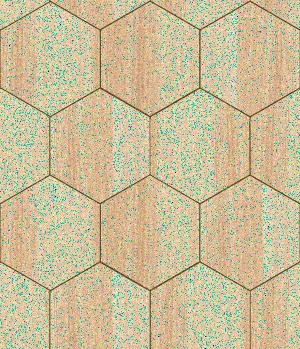
#> input picture 06-image-filtering/wood_gauss.jpg, 300 x 349 px
$ python bilateral_filter.py
#> lines starting #> are read from the running program, lines starting #| are printed output that depends on the picture
import cv2 as cv
import numpy as np
from matplotlib import pyplot as plt

# Load and blur image
img = cv.imread('wood_gauss.jpg')
#> img is the input picture: shape (349, 300, 3); mean B, G, R 154, 189.9, 203.4
img2 = cv.imread('wood_salt_and_pepper.jpg')
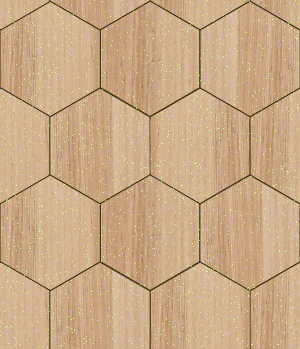
#> input picture 06-image-filtering/wood_salt_and_pepper.jpg, 300 x 349 px
#> img2 is the input picture: shape (349, 300, 3); mean B, G, R 134.3, 169.9, 203.1
blur = cv.bilateralFilter(img,9,75,75)
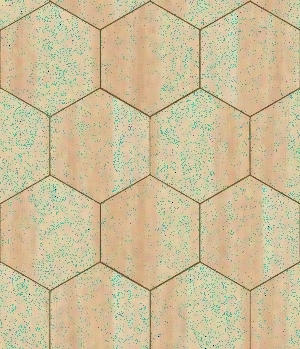
#> blur: shape (349, 300, 3); mean B, G, R 154.8, 190.7, 205.1
blur2 = cv.bilateralFilter(img2,9,75,75)
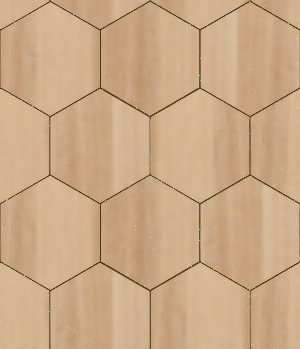
#> blur2: shape (349, 300, 3); mean B, G, R 134.1, 169.7, 202.9

# Convert color from bgr (OpenCV default) to rgb
img_rgb = cv.cvtColor(img, cv.COLOR_BGR2RGB)
blur_rgb = cv.cvtColor(blur, cv.COLOR_BGR2RGB)
img_rgb2 = cv.cvtColor(img2, cv.COLOR_BGR2RGB)
blur_rgb2 = cv.cvtColor(blur2, cv.COLOR_BGR2RGB)

# Display
plt.subplot(221),plt.imshow(img_rgb),plt.title('Gauss Noise')
plt.xticks([]), plt.yticks([])
plt.subplot(222),plt.imshow(blur_rgb),plt.title('Gauss Noise - Blurred')
plt.xticks([]), plt.yticks([])
plt.subplot(223),plt.imshow(img_rgb2),plt.title('Salt&Pepper Noise')
plt.xticks([]), plt.yticks([])
plt.subplot(224),plt.imshow(blur_rgb2),plt.title('Salt&Pepper Noise - Blurred')
plt.xticks([]), plt.yticks([])
plt.show()
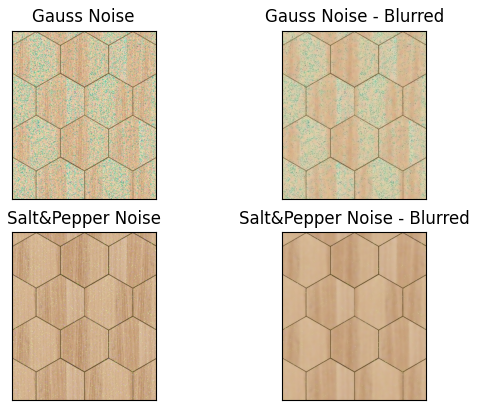
#> figure drawn by matplotlib, 4 panels
